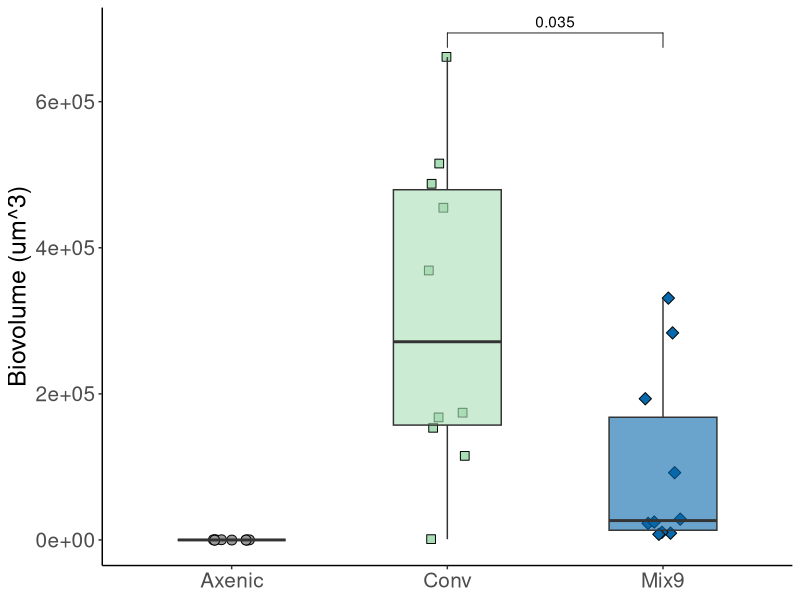
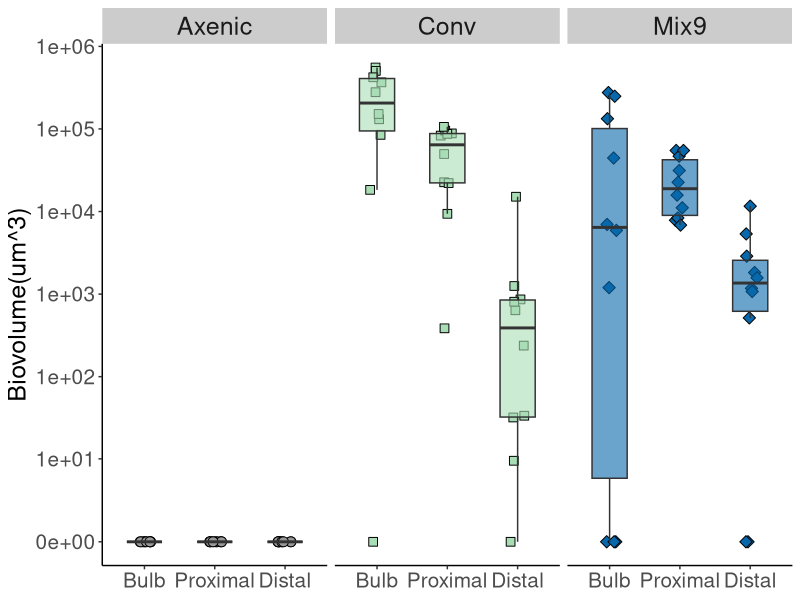
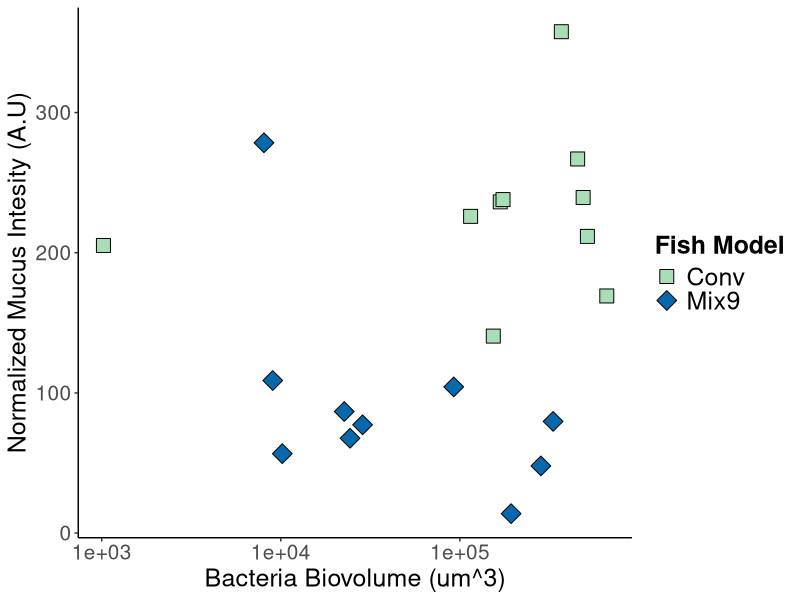
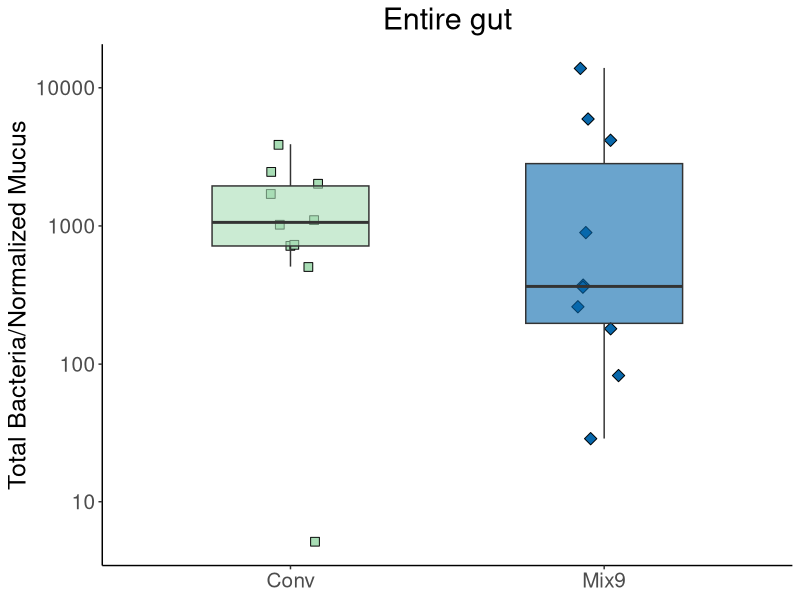
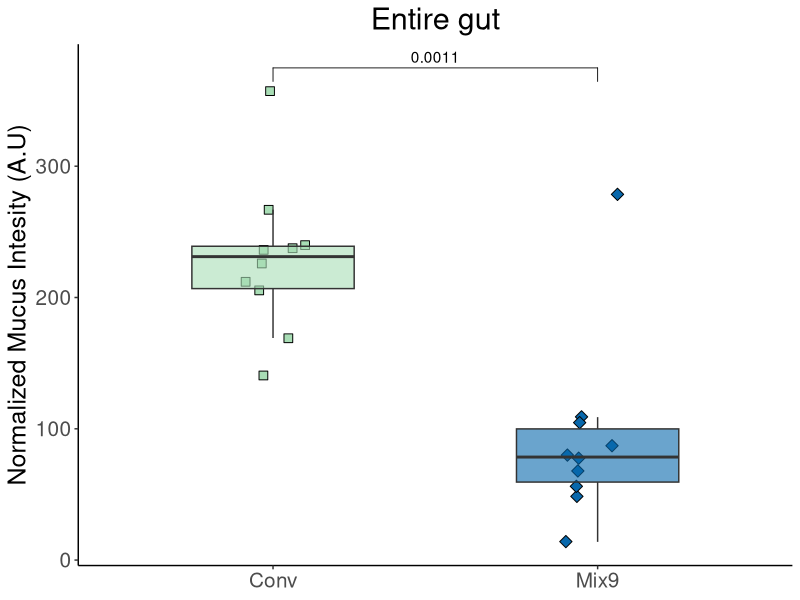
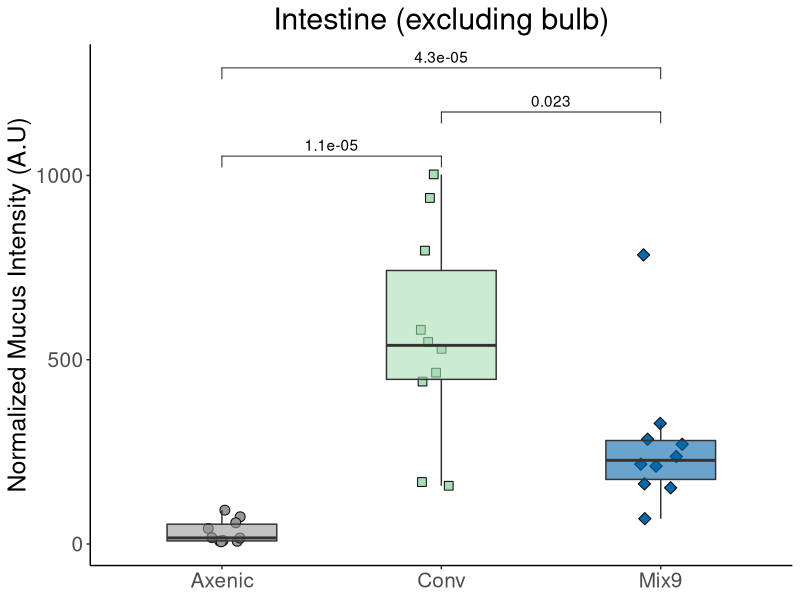
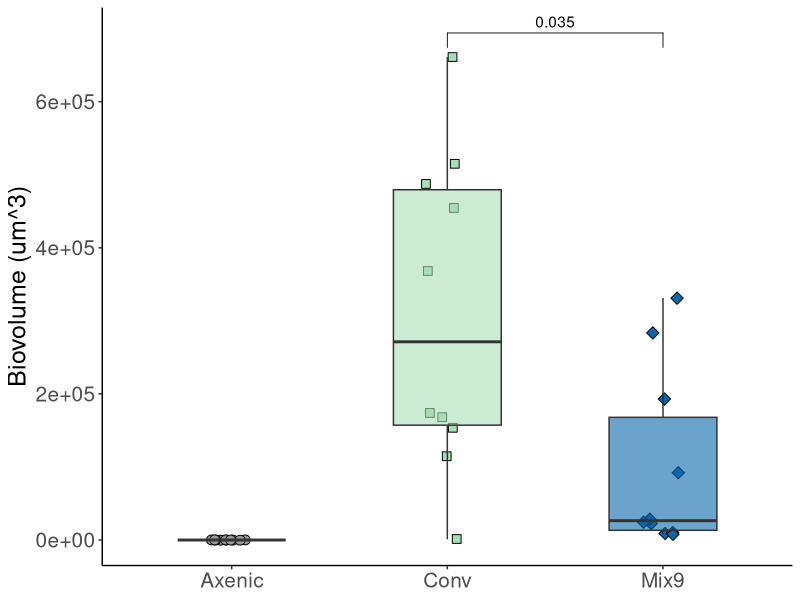
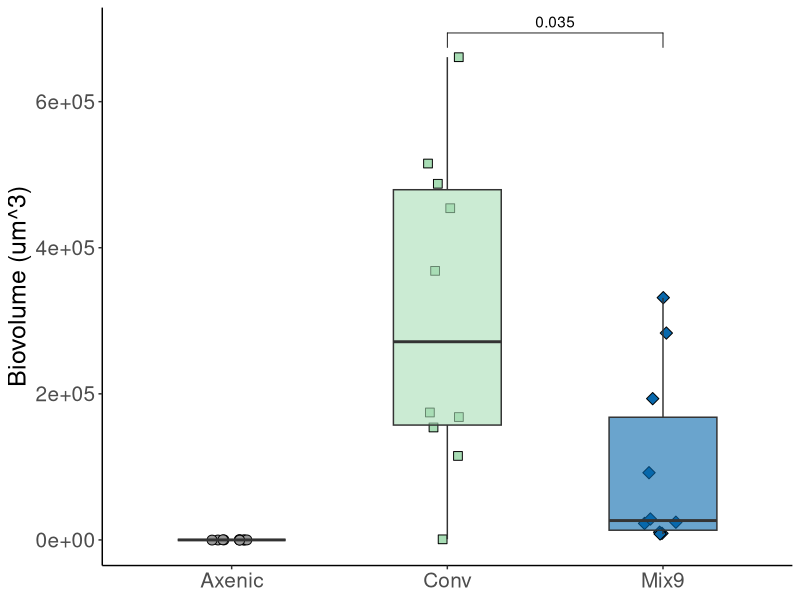

Source code (R) for these figures, in order: (Note: this script raises an error after producing the figures.)

# load libraries
library(readxl)
library(ggplot2)
library(tidyverse)
library(ggrepel)
library(ggpubr)
library(patchwork)

# set global theme
theme_set(theme_classic()+
             theme(legend.position ="none",
                   axis.title = element_text(size=18),
                   legend.title = element_text(size=18, face="bold"),
                   axis.text = element_text(size=15), 
                   legend.text = element_text(size=18),
                   strip.text = element_text(size=18), 
                   plot.title = element_text(hjust=0.5, size=22),
                   strip.background = element_rect(fill="grey80", color="transparent")))

# set seed so jitters will all be the same
set.seed(2022)

# import data
Alldata<-read_excel("FISHMicroscopyResults.xlsx")

# -----------------------------------------

### Total bacteria biovolume
### Figure 1A

ggplot(Alldata, aes(x=Condition, y=TotalBacBiovolume, shape=Condition, fill=Condition)) +
   geom_jitter(width=0.1, size=3)+
   geom_boxplot(alpha=0.6, width=0.5, outlier.shape=NA)+
   scale_fill_manual(values = c("grey60","#a8ddb5","#0868ac"))+
   scale_shape_manual(values=c(21,22,23))+
   stat_compare_means(comparisons=list(c("Conv", "Mix9")), label="p.format")+
   labs(x=NULL, y="Biovolume (um^3)")

ggsave("Figures/Figure1A_TotalBiovolume.png",width = 4,height=5,dpi=400)
ggsave("Figures/Figure1A_TotalBiovolume.pdf",width = 4,height=5)

# -----------------------------------------


### analysis of spatial distribution of bacteria in the gut of the various conditions
### Figure 2B

Alldata %>%
   # convert to long form
   pivot_longer(c(BulbBiovolume,PBacBiovolume_um3,DBacBiovolume_um3),
                names_to = "Location", values_to = "Biovolume")%>%
   # rename and reorder
   mutate(LocationClean=recode(Location,"BulbBiovolume"="Bulb",
                               "DBacBiovolume_um3"="Distal","PBacBiovolume_um3"="Proximal"),
          LocationClean=factor(LocationClean,levels=c("Bulb","Proximal","Distal")))%>%
   # start plotting
   ggplot(aes(x=LocationClean, y=Biovolume, fill=Condition, shape=Condition)) +
   geom_jitter(size=3, width=0.1)+
   geom_boxplot(alpha=0.6, width=0.5, outlier.shape = NA)+
   facet_wrap(~Condition, nrow=1)+
   scale_shape_manual(values=c(21,22,23))+
   scale_fill_manual(values = c("grey60","#a8ddb5","#0868ac"))+
   scale_y_continuous(trans=scales::pseudo_log_trans(base = 10),
                      breaks = c(0,10,100,1000,10000,100000,1000000,10000000,1000000000))+
   labs(x=NULL, y="Biovolume(um^3)")

ggsave("Figures/Figure2B_BacteriaBiogeography.png",width = 10,height=5,dpi=400)
ggsave("Figures/Figure2B_BacteriaBiogeography.pdf",width = 10,height=5)

# -----------------------------------------


### Per Fish Bacteria and Mucus Analysis
### Figure 5A&B

PlotFigure5AB<-Alldata %>% filter(Condition!="Axenic") %>%
   ggplot(aes(x=TotalBacBiovolume, y=NormalizedGutMucus, fill=Condition, shape=Condition)) +
   geom_point(size=5)+
   scale_shape_manual(values=c(22,23))+
   scale_fill_manual(values = c("#a8ddb5","#0868ac"))+
   scale_x_continuous(trans=scales::pseudo_log_trans(base = 10),
                      breaks = c(0,10,100,1000,10000,100000,1000000,10000000,1000000000))+
   theme(legend.position="right")+
   labs(x="Bacteria Biovolume (um^3)", y="Normalized Mucus Intesity (A.U)", fill="Fish Model", shape="Fish Model")
PlotFigure5AB
ggsave("Figures/Figure5AB_GutNormMucusBacPerFish.png",width = 5,height=5,dpi=400)
ggsave("Figures/Figure5AB_GutNormMucusBacPerFish.pdf",width = 5,height=5)

# -----------------------------------------


### TotalBacteria and TotalGutMucus association
### Figure 5C
PlotFigure5C<-Alldata %>% filter(Condition!="Axenic") %>%
   ggplot(aes(x=Condition, y=BacteriavsMucus, shape=Condition, fill=Condition)) +
   geom_jitter(size=3, width=0.1)+
   geom_boxplot(alpha=0.6, width=0.5, outlier.shape = NA)+
   scale_shape_manual(values=c(22,23))+
   scale_fill_manual(values = c("#a8ddb5","#0868ac"))+
   scale_y_continuous(trans=scales::pseudo_log_trans(base = 10),
                      breaks = c(0,10,100,1000,10000,100000,1000000,10000000,1000000000))+
   labs(x=NULL, y="Total Bacteria/Normalized Mucus", title="Entire gut")
PlotFigure5C

ggsave("Figures/Figure5C_NormBacterMucus.png",width = 3,height=5,dpi=400)
ggsave("Figures/Figure5C_NormBacterMucus.pdf",width = 3,height=5)

# -----------------------------------------


### Normalized entire gut mucus analysis for conventional and mix 9
### Figure 5D

PlotFigure5D <- Alldata %>%
   filter(Condition!="Axenic") %>%
   ggplot(aes(x=Condition, y=NormalizedGutMucus, shape=Condition, fill=Condition)) +
   geom_jitter(size=3, width=0.1)+
   geom_boxplot(alpha=0.6, width=0.5, outlier.shape = NA)+
   scale_fill_manual(values = c("#a8ddb5","#0868ac"))+
   scale_shape_manual(values=c(22,23))+
   stat_compare_means(comparisons=list(c("Conv", "Mix9")),
                      label="p.format")+
   labs(x=NULL, y="Normalized Mucus Intesity (A.U)", title="Entire gut")
PlotFigure5D

ggsave("Figures/Figure5D_GutNormMucus.png",width = 3,height=5,dpi=400)
ggsave("Figures/Figure5D_GutNormMucus.pdf",width = 3,height=5)

# -----------------------------------------


### mucus distribution in proximal and distal gut
### Normalized mucus intensity for intestine (proximal and distal) for various conditions
### Figure 5E

PlotFigure5E<-Alldata %>% 
   mutate(IntestineMucus=NormalizedPMucus+NormalizedDMucus) %>%
   ggplot(aes(x=Condition, y=IntestineMucus, shape=Condition, fill=Condition)) +
   geom_jitter(size=3,  width=0.1)+
   geom_boxplot(alpha=0.6, width=0.5, outlier.shape = NA)+
   scale_shape_manual(values=c(21,22,23))+
   scale_fill_manual(values = c("grey60","#a8ddb5","#0868ac"))+
   stat_compare_means(comparisons=list( c("Axenic", "Conv"), c("Conv", "Mix9"), c("Axenic", "Mix9")),
                      label="p.format")+
   labs(x=NULL, y="Normalized Mucus Intensity (A.U)", title="Intestine (excluding bulb)")
PlotFigure5E

ggsave("Figures/Figure5E_IntestineMucus.png",width = 4,height=5,dpi=400)
ggsave("Figures/Figure5E_IntestineMucus.pdf",width = 4,height=5)

# -----------------------------------------


### plot figure 5 all together

((PlotFigure5AB+guide_area()+ PlotFigure5C+ plot_layout(guides="collect"))/(PlotFigure5D+PlotFigure5E))+
   plot_annotation(tag_levels = "A")  & 
   theme(plot.tag = element_text(size = 22))
ggsave("Figures/Figure5_1.png",width = 12,height=10,dpi=400)

(PlotFigure5AB+guide_area()+plot_layout(guides="collect"))/
   (PlotFigure5C+PlotFigure5D+PlotFigure5E)+plot_annotation(tag_levels = "A")& 
   theme(plot.tag = element_text(size = 22))
ggsave("Figures/Figure5_2.png",width = 13,height=10,dpi=400)

